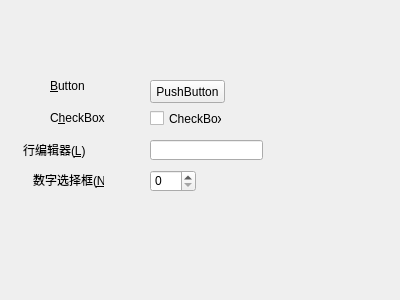
<?xml version="1.0" encoding="UTF-8"?>
<ui version="4.0">
 <class>myWidget</class>
 <widget class="QWidget" name="myWidget">
  <property name="geometry">
   <rect>
    <x>0</x>
    <y>0</y>
    <width>400</width>
    <height>300</height>
   </rect>
  </property>
  <property name="windowTitle">
   <string>myWidget</string>
  </property>
  <widget class="QLabel" name="label">
   <property name="geometry">
    <rect>
     <x>50</x>
     <y>80</y>
     <width>54</width>
     <height>12</height>
    </rect>
   </property>
   <property name="text">
    <string>&amp;Button</string>
   </property>
   <property name="buddy">
    <cstring>pushButton</cstring>
   </property>
  </widget>
  <widget class="QLabel" name="label_2">
   <property name="geometry">
    <rect>
     <x>50</x>
     <y>110</y>
     <width>61</width>
     <height>16</height>
    </rect>
   </property>
   <property name="text">
    <string>C&amp;heckBox</string>
   </property>
   <property name="buddy">
    <cstring>checkBox</cstring>
   </property>
  </widget>
  <widget class="QLabel" name="label_3">
   <property name="geometry">
    <rect>
     <x>23</x>
     <y>140</y>
     <width>81</width>
     <height>20</height>
    </rect>
   </property>
   <property name="text">
    <string>行编辑器(&amp;L)</string>
   </property>
   <property name="buddy">
    <cstring>lineEdit</cstring>
   </property>
  </widget>
  <widget class="QLabel" name="label_4">
   <property name="geometry">
    <rect>
     <x>33</x>
     <y>170</y>
     <width>71</width>
     <height>20</height>
    </rect>
   </property>
   <property name="text">
    <string>数字选择框(&amp;N)</string>
   </property>
   <property name="buddy">
    <cstring>spinBox</cstring>
   </property>
  </widget>
  <widget class="QPushButton" name="pushButton">
   <property name="geometry">
    <rect>
     <x>150</x>
     <y>80</y>
     <width>75</width>
     <height>23</height>
    </rect>
   </property>
   <property name="text">
    <string>PushButton</string>
   </property>
  </widget>
  <widget class="QCheckBox" name="checkBox">
   <property name="geometry">
    <rect>
     <x>150</x>
     <y>110</y>
     <width>72</width>
     <height>17</height>
    </rect>
   </property>
   <property name="text">
    <string>CheckBox</string>
   </property>
  </widget>
  <widget class="QLineEdit" name="lineEdit">
   <property name="geometry">
    <rect>
     <x>150</x>
     <y>140</y>
     <width>113</width>
     <height>20</height>
    </rect>
   </property>
  </widget>
  <widget class="QSpinBox" name="spinBox">
   <property name="geometry">
    <rect>
     <x>150</x>
     <y>170</y>
     <width>46</width>
     <height>22</height>
    </rect>
   </property>
  </widget>
 </widget>
 <layoutdefault spacing="6" margin="11"/>
 <tabstops>
  <tabstop>pushButton</tabstop>
  <tabstop>checkBox</tabstop>
  <tabstop>lineEdit</tabstop>
  <tabstop>spinBox</tabstop>
 </tabstops>
 <resources/>
 <connections/>
</ui>
